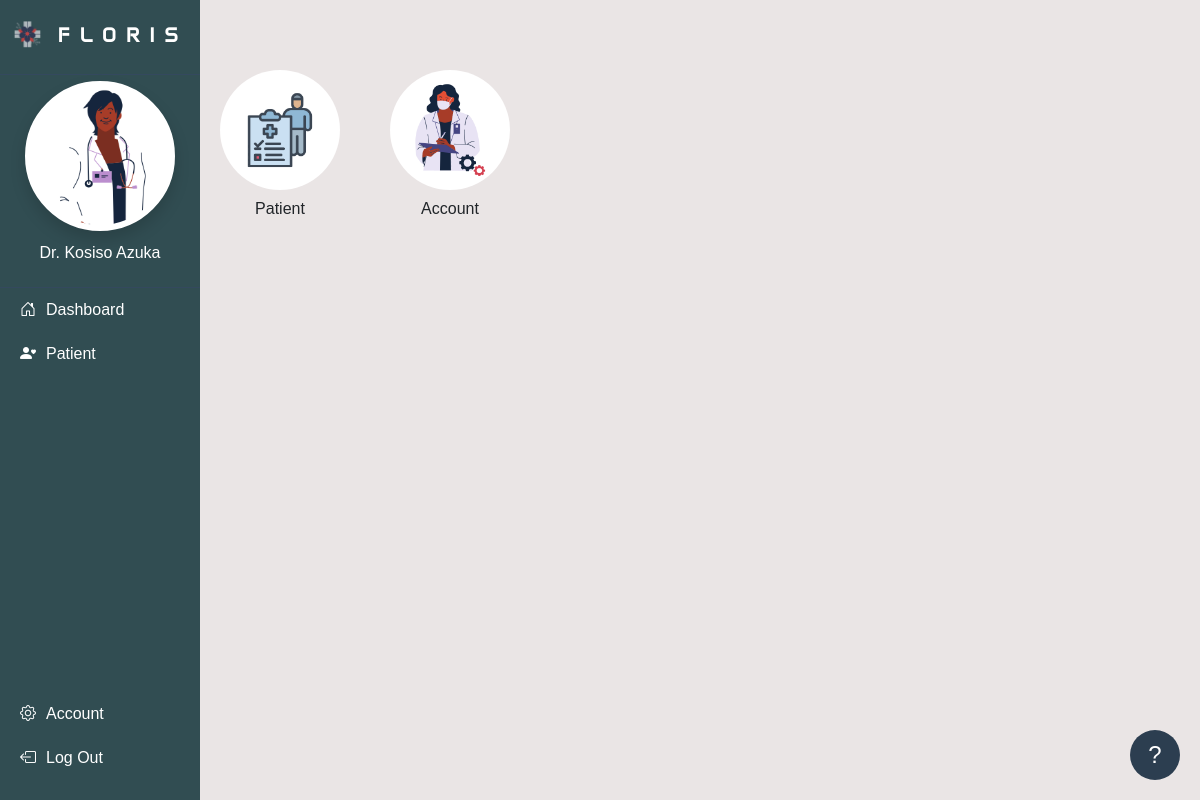
Screenshot of /doctor_dashboard (signed in) with the database file from the repository.
### ehr_system/models.py (models this page shows, shortened)
class UserDoctor(db.Model, UserMixin):
    __tablename__ = 'users'
    id = db.Column(db.Integer, primary_key=True)
    username = db.Column(db.String(20), unique=True, nullable=False)
    email = db.Column(db.String(50), unique=True, nullable=False)
    password = db.Column(db.String(400), nullable=False)
    title = db.Column(db.String(50), nullable=True)
    name = db.Column(db.String(50), nullable=True)
    profile_picture = db.Column(db.String(100), nullable=True)
    first_name = db.Column(db.String(80), nullable=True)
    middle_name = db.Column(db.String(80), nullable=True)
    last_name = db.Column(db.String(80), nullable=True)
    gender = db.Column(db.String(10), nullable=True)
    dob = db.Column(db.Date, nullable=True)
    telecom1 = db.Column(db.String(20), nullable=True)
    telecom2 = db.Column(db.String(20), nullable=True)
    current_home_address = db.Column(db.String(200), nullable=True)
    permanent_home_address = db.Column(db.String(200), nullable=True)
    license_number = db.Column(db.String(50), nullable=True)
    department = db.Column(db.String(100), nullable=True)
    specialization = db.Column(db.String(100), nullable=True)
    doc_emergency_contact_id = db.Column(
        db.Integer,
        db.ForeignKey('doctor_emergency_contact.id', ondelete='CASCADE'),
        unique=True,
        nullable=True
    )
    doc_emergency_contact = db.relationship(
        'DoctorEmergencyContact',
        back_populates='user',
        cascade='all',
        uselist=False
    )
    patients = db.relationship(
        'Patient',
        back_populates='doctor',
        cascade="all, delete-orphan",
        foreign_keys='Patient.doctor_id'  # Specify which foreign key to use
    )

### ehr_system/routes.py (the view)
    @app.route('/doctor_dashboard')
    @login_required
    def doctor_dashboard():
        user = UserDoctor.query.get_or_404(current_user.id)  # Get the current user's data
        return render_template('doctor_dashboard.html', user=user)

### app.py (called while the page is built)
@login_manager.user_loader
def load_user(user_id):
    return UserDoctor.query.get(int(user_id))

### templates/doctor_dashboard.html (shortened to what this page needs)
{% extends "base_two.html" %}
{% block content %}
    <div class="doc-dash-main-content">
        <div class="doc-dash-icon-container">
            <div class="doc-dash-icon">
                <a href="{{ url_for('patients_dashboard') }}">
                    <img src="static/images/patient_icon.png" alt="Patient Icon">
                </a>
                <p class="doc-p">Patient</p>
            </div>
            <div class="doc-dash-icon">
                <a href="{{ url_for('account') }}">
                    <img src="static/images/account_setting_icon.png" alt="Doctor Account Icon">
                </a>
                <p class="doc-p">Account</p>
            </div>
        </div>
    </div>
{% endblock %}

### templates/base_two.html (shortened to what this page needs)
<!DOCTYPE html>
<html lang="en">
<head>
    <link href="https://cdnjs.cloudflare.com/ajax/libs/font-awesome/5.15.4/css/all.min.css" rel="stylesheet">
   <link href="https://cdn.jsdelivr.net/npm/bootstrap@5.3.1/dist/css/bootstrap.min.css" rel="stylesheet">
    <link href="https://cdn.jsdelivr.net/npm/bootstrap-icons/font/bootstrap-icons.css" rel="stylesheet">
    <link href="{{ url_for('static', filename='base_two.css') }}" rel="stylesheet">
</head>
<body>
    <div id="sidebar">
        <div>
            <div class="logo">
                <img src="/static/images/hospital_logo.png" alt="Logo">
                FLORIS
            </div>
            <div class="profile-section">
                {% if user.profile_picture %}
                 <img id="profilePicture" src="{{ url_for('static', filename='uploads/profile_pictures/' + user.profile_picture) }}" alt="Profile Picture" class="rounded-circle img-thumbnail shadow" style="width: 150px; height: 150px;">
                {% else %}
                <img id="profilePictureDefault" src="https://via.placeholder.com/150" alt="Profile Picture">
                {% endif %}
                <p>{{ current_user.title }} {{ current_user.name }}</p>
            </div>
            <nav>
                <a href="{{ url_for('doctor_dashboard') }}"><i class="bi bi-house-door"></i> Dashboard</a>
                <a href="{{ url_for('patients_dashboard') }}"><i class="bi bi-person-heart"></i> Patient</a>
            </nav>
        </div>
    <div class="bottom-links">
        <a href="{{ url_for('account') }}"><i class="bi bi-gear"></i> Account</a>
        <a href="{{ url_for('logout') }}" id="logoutLink"><i class="bi bi-box-arrow-left"></i> Log Out</a>
    </div>
</div>
<div aria-live="polite" aria-atomic="true" class="position-relative">
    <div id="toastContainer" class="toast-container position-fixed bottom-0 end-0 p-3">
    </div>
</div>
<div>
    {% block content %}{% endblock %}
</div>
<div class="help-icon" id="helpIcon" tabindex="0"
     data-bs-toggle="popover"
     data-bs-placement="right"
     data-bs-html="true"
     data-bs-content="
         <div class='text-center mb-3'>
             <p class='mb-1'><strong>Logged in as:</strong> {{ current_user.username }}</p>
             <a href='{{ url_for('logout') }}' class='text-danger text-decoration-none'><i class='bi bi-box-arrow-right'></i> Logout</a>
         </div>
         <hr>
         <p class='text-center'><strong>Need Help? Send us a message</strong></p>
         <form method='POST' action='{{ url_for('contact_support_logged_in') }}' class='p-2' id='helpForm'>
             <div class='mb-2'>
                 <label for='popoverName' class='form-label'>Name:</label>
                 <input type='text' class='form-control form-control-sm' id='popoverName' name='name' value='{{ current_user.username }}' readonly>
             </div>
             <div class='mb-2'>
                 <label for='popoverEmail' class='form-label'>Email:</label>
                 <input type='email' class='form-control form-control-sm' id='popoverEmail' name='email' value='{{ current_user.email }}' readonly>
             </div>
             <div class='mb-2'>
                 <label for='popoverSubject' class='form-label'>Subject:</label>
                 <input type='text' class='form-control form-control-sm' id='popoverSubject' name='subject' required>
             </div>
             <div class='mb-2'>
                 <label for='popoverMessage' class='form-label'>Message:</label>
                 <textarea class='form-control form-control-sm' id='popoverMessage' name='message' rows='3' required></textarea>
             </div>
             <input type='hidden' name='current_page' value='{{ request.url }}'>
             <div class='text-center'>
                 <button type='submit' class='btn btn-primary btn-sm'>Send</button>
             </div>
         </form>
         <hr>
         <div class='text-center'>
             <a href='{{ url_for('contact_us') }}' class='btn btn-outline-secondary btn-sm' target='_blank' rel='noopener noreferrer'>
                 <i class='bi bi-question-circle'></i> FAQ
             </a>
         </div>">
    <span>?</span>
</div>
</body>
</html>

### static/base_two.css (style rules this page uses)
html, body { height: 100vh; margin: 0; padding: 0; font-family: Arial, sans-serif; }
#sidebar { width: 200px; background-color: #314d52; color: white; display: flex; flex-direction: column; justify-content: space-between; position: fixed; height: 100vh; }
#sidebar .logo { text-align: center; padding: 20px 0; font-size: 1.25rem; font-weight: bold; border-bottom: 1px solid #34495E; font-family: 'Anta'; letter-spacing: 10px; }
#sidebar .logo img { width: 30px; height: 30px; margin-bottom: 4px; }
#sidebar .profile-section { text-align: center; padding: 6px; border-bottom: 1px solid #34495E; }
#sidebar .profile-section img { width: 100px; height: 100px; border-radius: 50%; border: 2px solid white; margin-bottom: 10px; }
#sidebar a { text-decoration: none; color: white; padding: 10px 20px; display: flex; align-items: center; gap: 10px; transition: background 0.3s; }
#sidebar .bottom-links { margin-bottom: 20px; text-align: center; }
.help-icon { position: fixed; bottom: 20px; right: 20px; width: 50px; height: 50px; background-color: #2c3e50; color: white; border-radius: 50%; text-align: center; line-height: 50px; font-size: 24px; cursor: pointer; z-index: 1050; }
.doc-dash-main-content { margin-left: 200px; padding: 20px; height: 100vh; background-color: #eae5e5; }
.doc-dash-icon-container { display: flex; justify-content: start; gap: 50px; margin-top: 50px; }
.doc-dash-icon { text-align: center; }
.doc-dash-icon img { width: 120px; height: 120px; border-radius: 73px; }
.doc-p { padding-top: 7px; }

### rows the page displays
UserDoctor: profile_picture (picture), title "Dr.", name "Kosiso Azuka"
